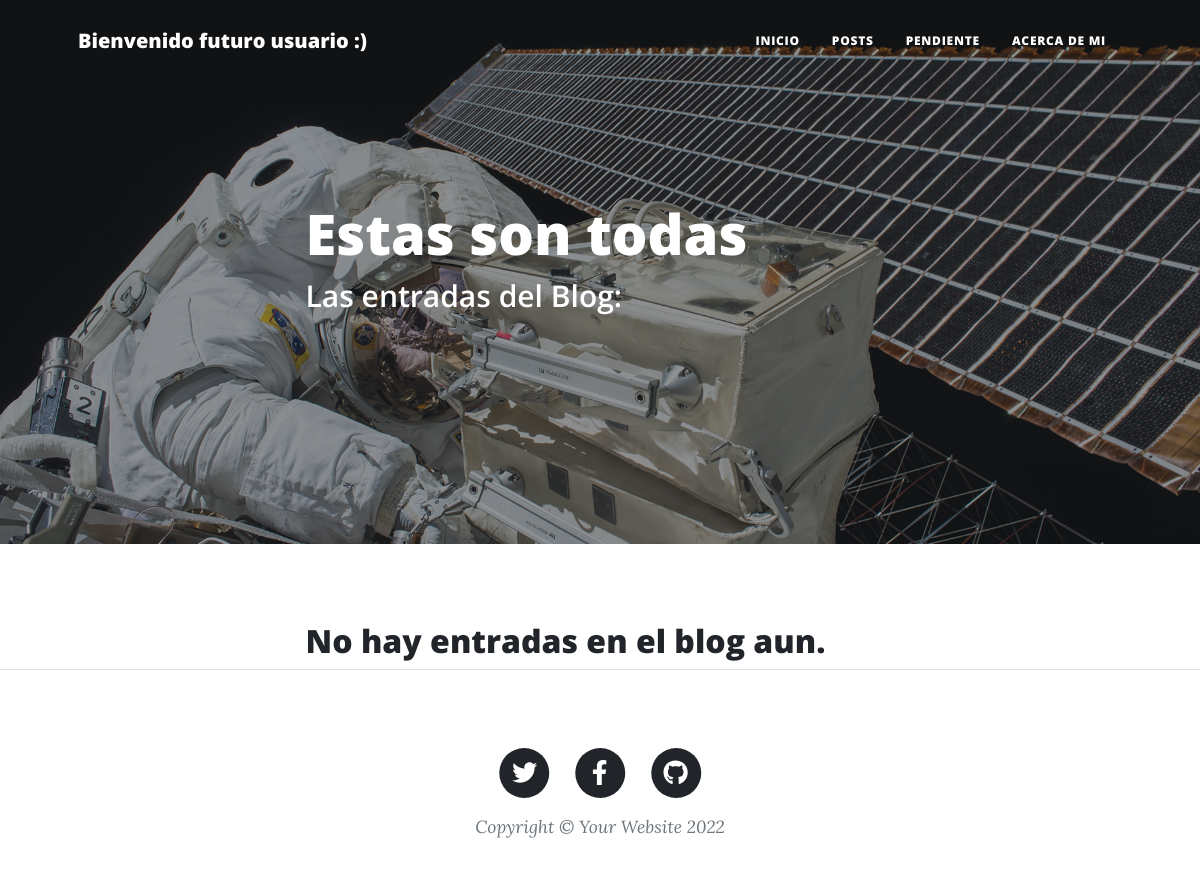
The app's page /allposts, older data.
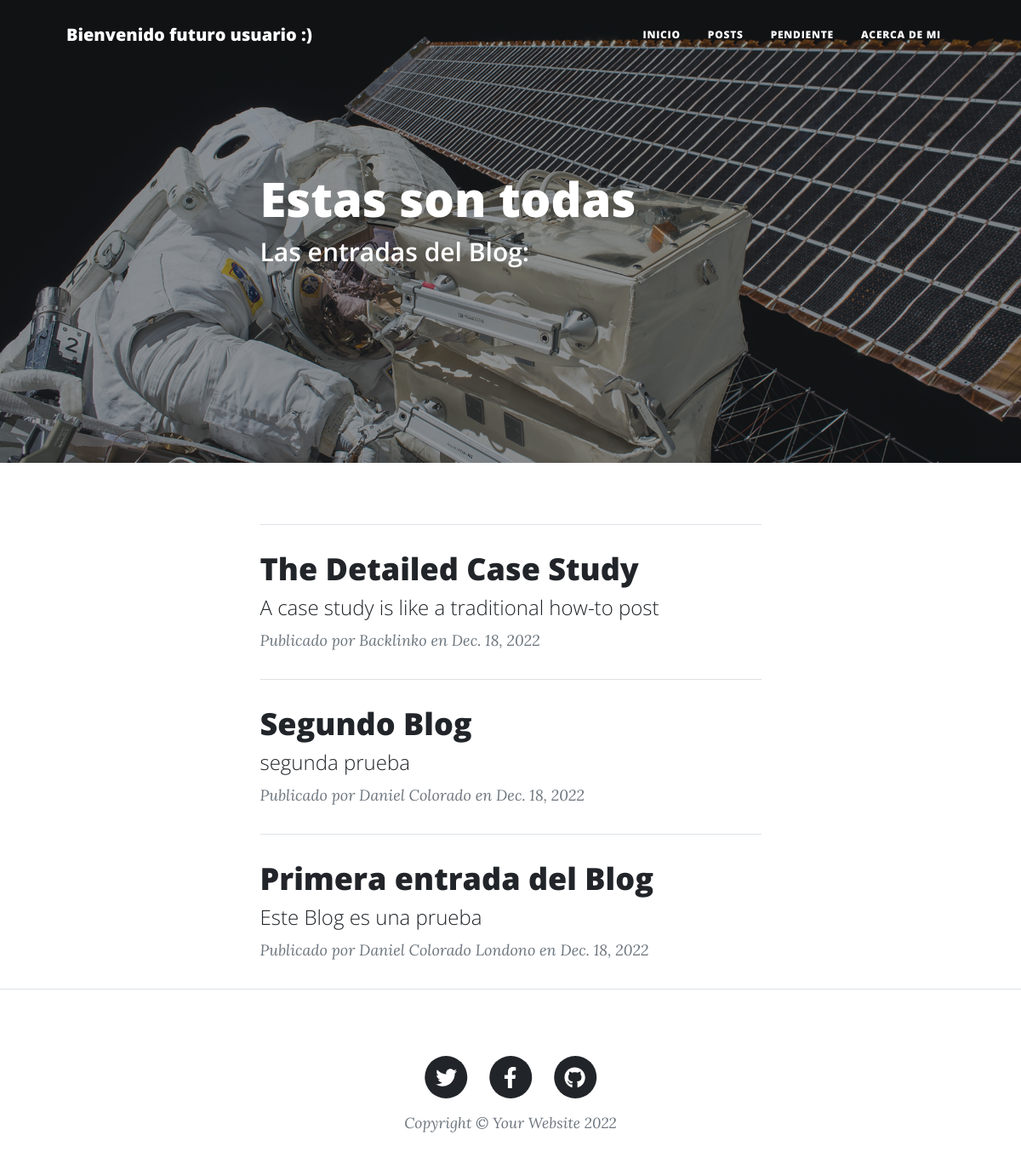
The same page, newer data.
### blog/models.py (models this page shows, shortened)
class Post(models.Model):
    titulo = models.CharField(max_length=255)
    subtitulo = models.CharField(max_length=255)
    cuerpo = RichTextUploadingField() # CKEditor Rich Text Field
    imagen = models.ImageField(upload_to='media')
    autor = models.CharField(max_length=255)
    fecha = models.DateField()

### blog/views.py (the view)
# urls.py: path("allposts", all_posts, name= "all_posts"),
def all_posts(request):
    blogs = Post.objects.all().order_by('-id') # Consulta por id, de mayor a menor (ORDER BY id DESC en SQL)
    return render(request, "publicaciones.html", {"blogs": blogs})

### blog/templates/publicaciones.html
{% extends "padre.html" %}
{% load static %}
{% block encabezado %}
    <header class="masthead" style="background-image: url('../static/assets/img/post-bg.jpg')">
        <div class="container position-relative px-4 px-lg-5">
            <div class="row gx-4 gx-lg-5 justify-content-center">
                <div class="col-md-10 col-lg-8 col-xl-7">
                    <div class="post-heading">
                        <h1 style="color: white">Estas son todas</h1>
                        <h2 class="subheading" style="color: white">Las entradas del Blog:</h2>
                    </div>
                </div>
            </div>
        </div>
    </header>
{% endblock %}
{% block contenido %}
    {% if blogs %}
        <div class="container px-4 px-lg-5">
            <div class="row gx-4 gx-lg-5 justify-content-center">
                <div class="col-md-10 col-lg-8 col-xl-7">
                    {% for blog in blogs %}
                        <hr class="my-4" />
                        <div class="post-preview">
                            <a href="{% url 'post' blog.id %}">
                                <h2 class="post-title">{{ blog.titulo }}</h2>
                                <h4 class="post-subtitle">{{ blog.subtitulo }}</h3>
                            </a>
                            <p class="post-meta">
                                Publicado por {{ blog.autor }}
                                en {{ blog.fecha}}
                            </p>
                        </div>
                    {% endfor %}
                </div>
            </div>
        </div>
    {% else %}
    <div class="container px-4 px-lg-5">
        <div class="row gx-4 gx-lg-5 justify-content-center">
            <div class="col-md-10 col-lg-8 col-xl-7">
                <br>
                <H2>No hay entradas en el blog aun. </H2>
            </div>
        </div>
    </div>
    {% endif %}
{% endblock %}

Row changes from the older to the newer data that the page shows:
added Post: titulo "The Detailed Case Study", subtitulo "A case study is like a traditional how-to post", autor "Backlinko", fecha "Dec. 18, 2022"
added Post: titulo "Segundo Blog", subtitulo "segunda prueba", autor "Daniel Colorado", fecha "Dec. 18, 2022"
added Post: titulo "Primera entrada del Blog", subtitulo "Este Blog es una prueba", autor "Daniel Colorado Londono", fecha "Dec. 18, 2022"
Text that changed along with them:
text no longer shown: "No hay entradas en el blog aun."
